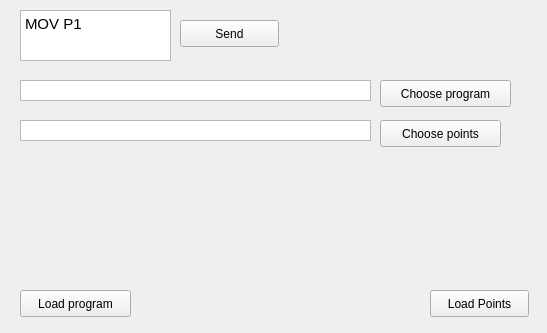
<?xml version="1.0" encoding="UTF-8"?>
<ui version="4.0">
 <class>Form</class>
 <widget class="QWidget" name="Form">
  <property name="geometry">
   <rect>
    <x>0</x>
    <y>0</y>
    <width>547</width>
    <height>333</height>
   </rect>
  </property>
  <property name="windowTitle">
   <string>Form</string>
  </property>
  <widget class="QPushButton" name="loadProgramButton">
   <property name="geometry">
    <rect>
     <x>20</x>
     <y>290</y>
     <width>111</width>
     <height>27</height>
    </rect>
   </property>
   <property name="text">
    <string>Load program</string>
   </property>
  </widget>
  <widget class="QPushButton" name="loadPointsButton">
   <property name="geometry">
    <rect>
     <x>430</x>
     <y>290</y>
     <width>99</width>
     <height>27</height>
    </rect>
   </property>
   <property name="text">
    <string>Load Points</string>
   </property>
  </widget>
  <widget class="QTextEdit" name="textEdit">
   <property name="geometry">
    <rect>
     <x>20</x>
     <y>10</y>
     <width>151</width>
     <height>51</height>
    </rect>
   </property>
   <property name="html">
    <string>&lt;!DOCTYPE HTML PUBLIC &quot;-//W3C//DTD HTML 4.0//EN&quot; &quot;http://www.w3.org/TR/REC-html40/strict.dtd&quot;&gt;
&lt;html&gt;&lt;head&gt;&lt;meta name=&quot;qrichtext&quot; content=&quot;1&quot; /&gt;&lt;style type=&quot;text/css&quot;&gt;
p, li { white-space: pre-wrap; }
&lt;/style&gt;&lt;/head&gt;&lt;body style=&quot; font-family:'Ubuntu'; font-size:11pt; font-weight:400; font-style:normal;&quot;&gt;
&lt;p style=&quot; margin-top:0px; margin-bottom:0px; margin-left:0px; margin-right:0px; -qt-block-indent:0; text-indent:0px;&quot;&gt;MOV P1&lt;/p&gt;&lt;/body&gt;&lt;/html&gt;</string>
   </property>
  </widget>
  <widget class="QPushButton" name="sendButton">
   <property name="geometry">
    <rect>
     <x>180</x>
     <y>20</y>
     <width>99</width>
     <height>27</height>
    </rect>
   </property>
   <property name="text">
    <string>Send</string>
   </property>
  </widget>
  <widget class="QPushButton" name="chooseProgramButton">
   <property name="geometry">
    <rect>
     <x>380</x>
     <y>80</y>
     <width>131</width>
     <height>27</height>
    </rect>
   </property>
   <property name="text">
    <string>Choose program</string>
   </property>
  </widget>
  <widget class="QPushButton" name="choosePointsButton">
   <property name="geometry">
    <rect>
     <x>380</x>
     <y>120</y>
     <width>121</width>
     <height>27</height>
    </rect>
   </property>
   <property name="text">
    <string>Choose points</string>
   </property>
  </widget>
  <widget class="QTextEdit" name="programPathTextEdit">
   <property name="geometry">
    <rect>
     <x>20</x>
     <y>80</y>
     <width>351</width>
     <height>21</height>
    </rect>
   </property>
   <property name="verticalScrollBarPolicy">
    <enum>Qt::ScrollBarAlwaysOff</enum>
   </property>
   <property name="horizontalScrollBarPolicy">
    <enum>Qt::ScrollBarAlwaysOff</enum>
   </property>
  </widget>
  <widget class="QTextEdit" name="pointsPathTextEdit">
   <property name="geometry">
    <rect>
     <x>20</x>
     <y>120</y>
     <width>351</width>
     <height>21</height>
    </rect>
   </property>
   <property name="verticalScrollBarPolicy">
    <enum>Qt::ScrollBarAlwaysOff</enum>
   </property>
   <property name="horizontalScrollBarPolicy">
    <enum>Qt::ScrollBarAlwaysOff</enum>
   </property>
  </widget>
 </widget>
 <resources/>
 <connections/>
</ui>
